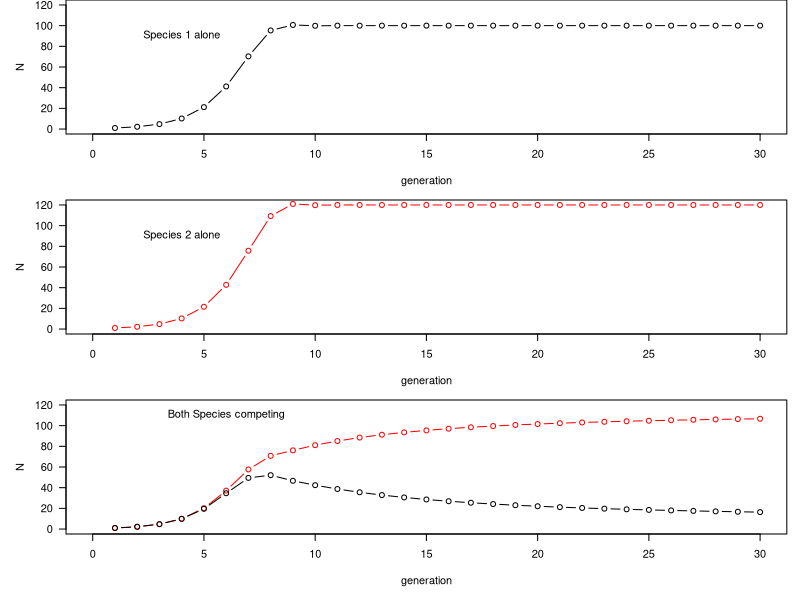

Source code (R):
## ---- chunk 1
knitr::opts_chunk$set(echo = TRUE)
## ---- chunk 2
grow<-function(species_1,species_2){  # start population -> species_1
  num_gen<-30
  N1 <- rep(0,num_gen)
  N2 <- rep(0,num_gen)
  generation<-1:num_gen
  growth.rate<-1.2
  K1<-100
  K2<-120
  a12<-0.8
  a21<-0.8
  N1[1]<-species_1
  N2[1]<-species_2
  for (i in 2:num_gen)  {
    N1[i] = N1[i-1] + (growth.rate* N1[i-1] * ((K1-N1[i-1]-(a12*N2[i-1]))/K1))
    N2[i] = N2[i-1] + (growth.rate * N2[i-1] * ((K2-N2[i-1]-(a21*N1[i-1]))/K2))
  }
  if (N1[1]>0){
    if (N2[1]>0){
      plot(N2~generation, type ="b", col=("red"), xlim=c(0,30), ylim=c(0,max(c(K1,K2))),ylab="N")
      lines(N1~generation, type ="b")
    } else if(N1[1]>0) {
      plot(N1~generation, typ="b", xlim=c(0,30), ylim=c(0,max(c(K1,K2))), ylab="N")
    }
  }
      else {
    plot(N2~generation, typ="b", col=("red"), xlim=c(0,30), ylim=c(0,max(c(K1,K2))), ylab="N")
  }
}


par(mar=c(5,5,0,1), mfrow=c(3,1),las=1)

grow(1,0)
text(4,90,"Species 1 alone")

grow(0,1)
text(4,90,"Species 2 alone")

grow(1,1)
text(6,110,"Both Species competing")


